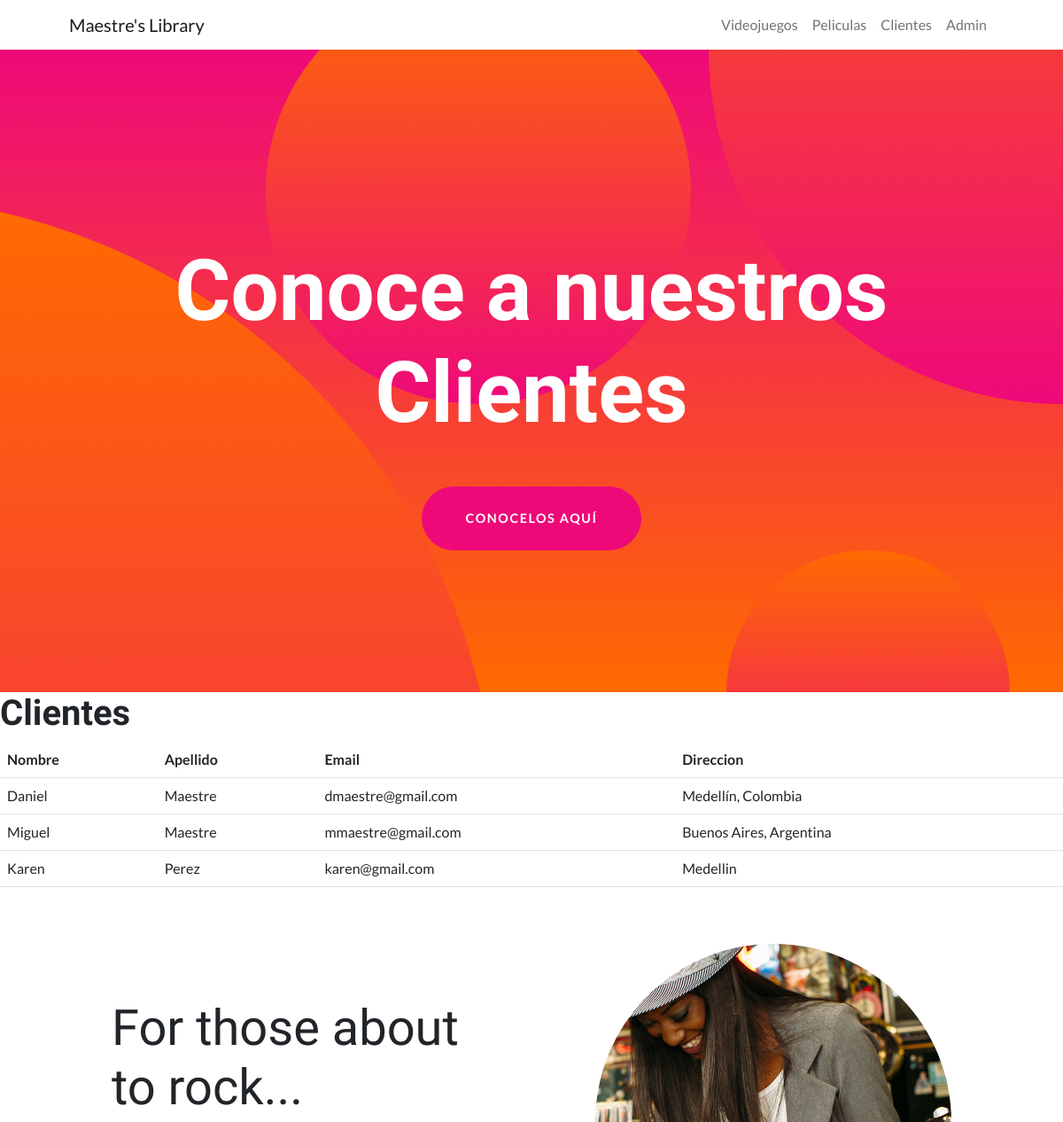
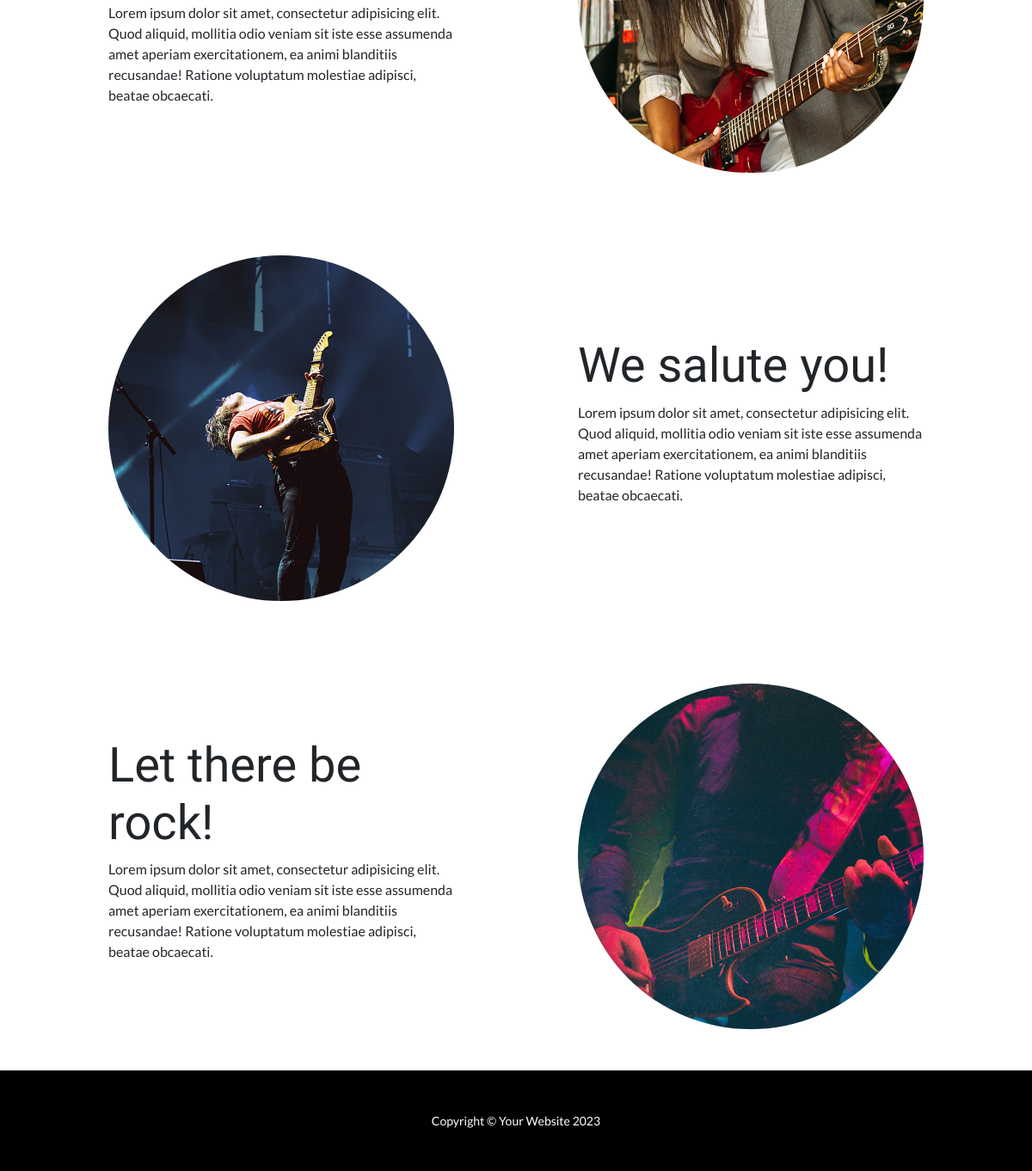
Screenshot of /aplicacion/clientes/ with the database file from the repository (2 pictures, top to bottom).
### aplicacion/models.py (models this page shows, shortened)
class Clientes(models.Model):
    nombre = models.CharField(max_length=50)
    apellido = models.CharField(max_length=50)
    email = models.EmailField(max_length=50)
    direccion = models.CharField(max_length=200)

### aplicacion/views.py (the view)
# urls.py: path('clientes/', clientes, name="clientes"),
def clientes(request):
    ctx = {"clientes": Clientes.objects.all() }
    return render(request, "aplicacion/clientes.html", ctx)

### aplicacion/templates/aplicacion/clientes.html
{% extends 'aplicacion/base.html' %}
{% load static %}
{% block cabecera %}
<header class="masthead text-center text-white">
    <div class="masthead-content">
        <div class="container px-5">
            <h1 class="masthead-heading mb-0">Conoce a nuestros Clientes</h1>
            <a class="btn btn-primary btn-xl rounded-pill mt-5" href="#scroll">Conocelos aquí</a>
        </div>
    </div>
    <div class="bg-circle-1 bg-circle"></div>
    <div class="bg-circle-2 bg-circle"></div>
    <div class="bg-circle-3 bg-circle"></div>
    <div class="bg-circle-4 bg-circle"></div>
</header>
{% endblock cabecera %}
{% block contenido %}
<section id="scroll">
    <h1>Clientes</h1>
        <table class="table">
            <thead>
                <tr>
                    <th>Nombre</th>
                    <th>Apellido</th>
                    <th>Email</th>
                    <th>Direccion</th>
                </tr>
            </thead>
            {% for Clientes in clientes %}
            <tbody>
                <tr>
                    <td>{{ Clientes.nombre }}</td>
                    <td>{{ Clientes.apellido }}</td>
                    <td>{{ Clientes.email }}</td>
                    <td>{{ Clientes.direccion }}</td>
                </tr>
            </tbody>
            {% endfor %}
        </table>
</section>
{% endblock contenido %}

### rows the page displays
Clientes: nombre "Daniel", apellido "Maestre", email "dmaestre@gmail.com", direccion "Medellín, Colombia"
Clientes: nombre "Miguel", apellido "Maestre", email "mmaestre@gmail.com", direccion "Buenos Aires, Argentina"
Clientes: nombre "Karen", apellido "Perez", email "karen@gmail.com", direccion "Medellin"
